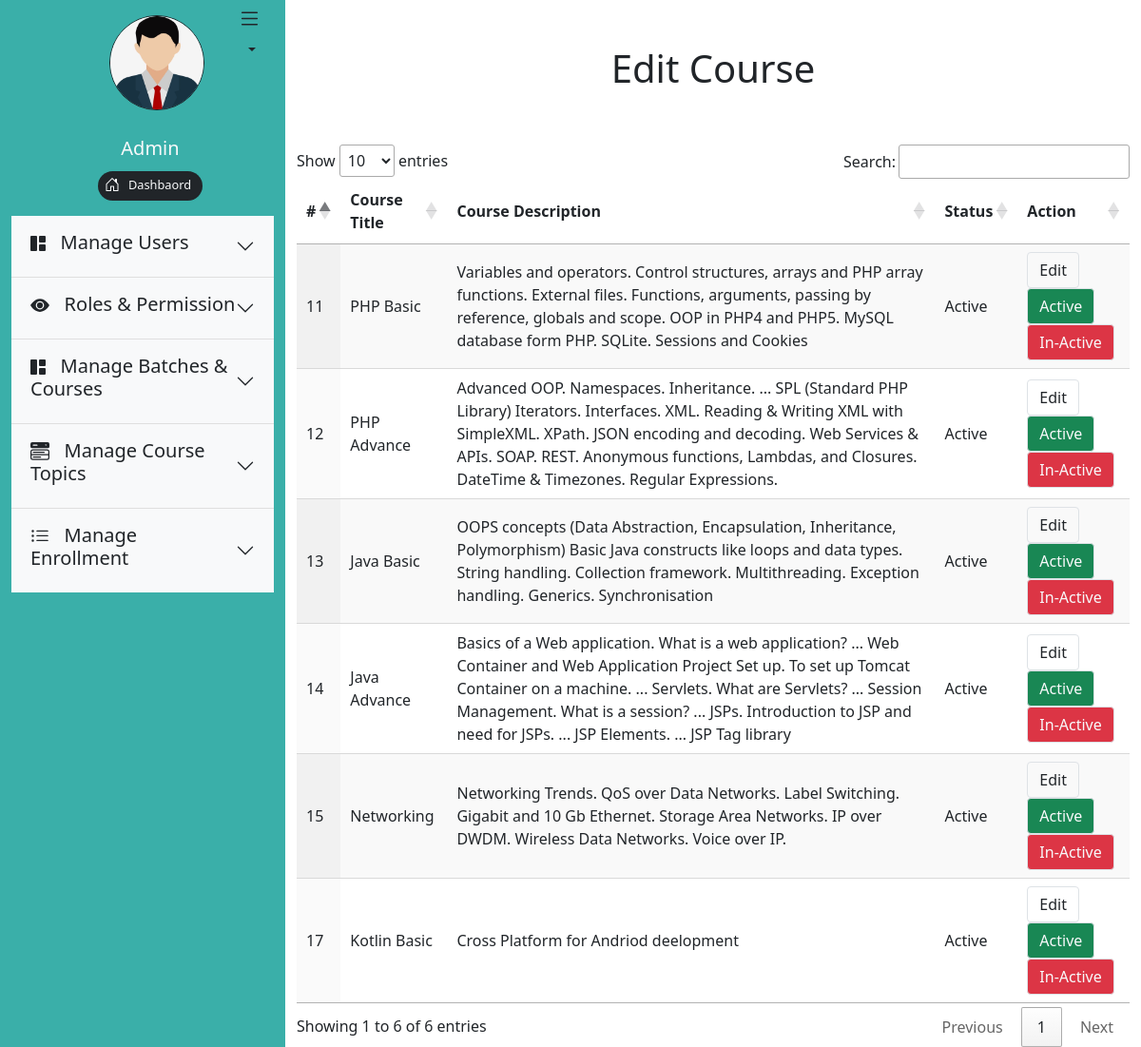
The app's page /admin/edit_course.php with its own data.
### tables this page shows
CREATE TABLE `courses` (
  `course_id` int(11) NOT NULL AUTO_INCREMENT,
  `status_id` int(11) DEFAULT NULL,
  `course_title` varchar(100) DEFAULT NULL,
  `course_description` text DEFAULT NULL,
  `created_at` datetime DEFAULT NULL,
  `updated_at` datetime DEFAULT NULL,
  PRIMARY KEY (`course_id`),
  KEY `status_id` (`status_id`)
);

### admin/edit_course.php (the view, shortened to what this page needs)
<?php ob_start(); ob_clean();
require_once("require/header.php");
require_once("../require/database_connection.php");
?>
<div class="col-sm-9">
    <h1 class="display-6 p-5 text-center">Edit Course</h1>
    <form method="POST" action="edit_course.php">
        <table id="example" class="display">
            <thead>
                <tr>
                    <th>#</th>
                    <th>Course Title</th>
                    <th>Course Description</th>
                    <th>Status</th>
                    <th>Action</th>
                </tr>
            </thead>
            <tbody>
                <?php $query = "SELECT * FROM courses";
                $result = mysqli_query($connection, $query);
                if($result->num_rows) { ?>
                    <tr>
                        <?php while($row = mysqli_fetch_assoc($result)){ ?>
                        <td><?php echo $row['course_id']; ?></td>
                        <td><?php echo $row['course_title']; ?></td>
                        <td><?php echo $row['course_description']; ?></td>
                        <td>
                            <?php if($row['status_id'] == 1)
                                { echo "Active"; }
                                else if($row['status_id'] == 2)
                                { echo "InActive"; }
                            ?>
                        </td>
                        <td>
                            <form method="POST" action="edit_course.php">
                                <button type="submit" name="edit_course" class="btn border">Edit</button>
                                <button type="submit" name="active_course" class="btn border bg-success text-light">Active</button>
                            	<button type="submit" name="inactive_course" class="btn border bg-danger text-light">In-Active</button>
                            </form>
                        </td>
                    </tr>
                <?php }
                } ?>
            </tbody>
        </table>
    </form>
</div>
<?php require_once("require/footer.php"); ?>

### records on screen
courses: course_id "11", course_title "PHP Basic", course_description "Variables and operators. Control structures, arrays and PHP array functions. External files. Functions, arguments, passing by reference, globals and scope. OOP in PHP4 and PHP5. MySQL database form PHP. SQLite. Sessions and Cookies", shows "Active"
courses: course_id "12", course_title "PHP Advance", course_description "Advanced OOP. Namespaces. Inheritance. ... SPL (Standard PHP Library) Iterators. Interfaces. XML. Reading & Writing XML with SimpleXML. XPath. JSON encoding and decoding. Web Services & APIs. SOAP. REST. Anonymous functions, Lambdas, and Closures. DateTime & Timezones. Regular Expressions.", shows "Active"
courses: course_id "13", course_title "Java Basic", course_description "OOPS concepts (Data Abstraction, Encapsulation, Inheritance, Polymorphism) Basic Java constructs like loops and data types. String handling. Collection framework. Multithreading. Exception handling. Generics. Synchronisation", shows "Active"
courses: course_id "14", course_title "Java Advance", course_description "Basics of a Web application. What is a web application? ... Web Container and Web Application Project Set up. To set up Tomcat Container on a machine. ... Servlets. What are Servlets? ... Session Management. What is a session? ... JSPs. Introduction to JSP and need for JSPs. ... JSP Elements. ... JSP Tag library", shows "Active"
courses: course_id "15", course_title "Networking", course_description "Networking Trends. QoS over Data Networks. Label Switching. Gigabit and 10 Gb Ethernet. Storage Area Networks. IP over DWDM. Wireless Data Networks. Voice over IP.", shows "Active"
courses: course_id "17", course_title "Kotlin Basic", course_description "Cross Platform for Andriod deelopment", shows "Active"
